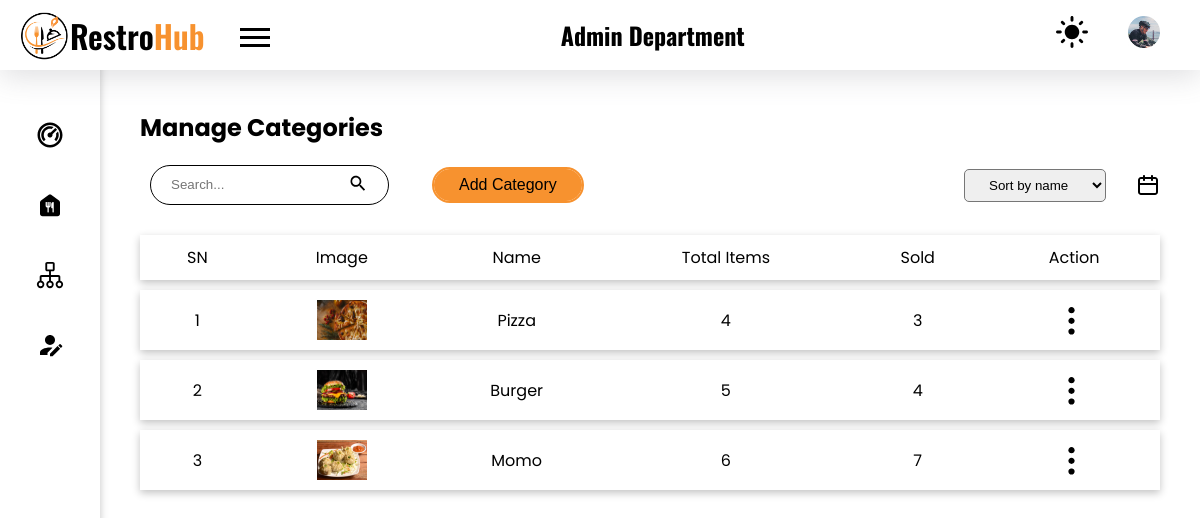
Screenshot of /admin/categories.php (signed in) with the database file from the repository.
### tables this page shows
CREATE TABLE `category` (
  `cat_id` int(11) NOT NULL,
  `image` varchar(100) NOT NULL,
  `cat_name` varchar(50) NOT NULL
);

### admin/categories.php (the view, shortened to what this page needs)
<!DOCTYPE html>
<html lang="en">
<head>
    <link rel="stylesheet" href="../styles/style.css">
</head>
<body>
    <?php
    require("./components/header.php");
    require("./components/sidebar.php");
    ?>
    <main class="admin_dashboard_body">
        <section class="dashboard_inner-head flex items-center">
            <h2>Manage Categories</h2>
        </section>
        <div class="flex items-center mt-20">
            <div class="flex items-center">
                <form action="./backend/category/search.php" method="post" class="search_form border-curve-lg">
                    <div class="flex items-center">
                        <input type="search" placeholder="Search..." class="no_outline search_category" name="search-category" id="search-category">
                        <button type="submit" class="no_bg no_outline"><img src="../images/ic_search.svg" alt="search icon"></button>
                    </div>
                </form>
                <button class="button ml-35 border-curve-lg popper-btn">Add Category</button>
            </div>
            <div class="filter flex items-center">
                <form action="./backend/category/filter.php" method="post" class="filter-form">
                    <select name="cat-filter" class="p_7-20 border-curve" id="cat-filter">
                        <option value="name" <?php if(isset($_SESSION['cat-filter']) && $_SESSION['cat-filter'] == "") echo "selected" ?>>Sort by name</option>
                    </select>
                </form>
                <img src="../images/ic_calender.svg" class="filter_by_date popper-btn" alt="filter">
            </div>
        </div>
        <?php
        require("../config.php");
        if (isset($_SESSION['search-category'])) {
            $searchKey = $_SESSION['search-category'];
            $sql = "select * from category where cat_name like '$searchKey%' order by cat_id desc";
            unset($_SESSION['search-category']);
        } else {
            $sql = "select * from category order by cat_id desc";
        }
        $res = mysqli_query($conn, $sql);
        ?>
        <?php
        if (mysqli_num_rows($res) > 0) {
        ?>
            <table class="mt-20">
                <tr class="shadow">
                    <th>SN</th>
                    <th>Image</th>
                    <th>Name</th>
                    <th>Total Items</th>
                    <th>Sold</th>
                    <th>Action</th>
                </tr>
                <?php
                $i = 0;
                while ($data = mysqli_fetch_assoc($res)) {
                    $i++;
                    $cat_id = $data['cat_id'];
                    $sql_total_cat = "select count(*) as total from food where category = $cat_id";
                    $res_total_cat = mysqli_query($conn, $sql_total_cat);
                    $total_cat = mysqli_fetch_assoc($res_total_cat)['total'];
                    $sql_fetch_order_id_from_cat_id = "select id from orders where f_id in (select f_id from food where category = $cat_id)";
                    $res_fetch_order_id_from_cat_id = mysqli_query($conn, $sql_fetch_order_id_from_cat_id);
                    $total_sold = 0;
                    while($row = mysqli_fetch_assoc($res_fetch_order_id_from_cat_id)){
                        $order_id = $row['id'];
                        $sql_total_sold = "select (count(*)*orders.qty) as total from orders inner join aos on orders.id = aos.order_id where aos.order_id = $order_id and aos.status = 'delivered'";
                        $res_total_sold = mysqli_query($conn, $sql_total_sold) or die(mysqli_error($conn));
                        $total_sold_data = mysqli_fetch_assoc($res_total_sold);
                        $total_sold += $total_sold_data['total'];
                    }
                ?>
                    <tr class="shadow">
                        <td> <?php echo $i; ?> </td>
                        <td>
                            <img src="../uploads/category/<?php echo $data["image"]; ?>" alt="food image" class="table_food-img">
                        </td>
                        <td> <?php echo $data["cat_name"]; ?> </td>
                        <td><?php echo $total_cat; ?></td>
                        <td><?php echo $total_sold; ?></td>
                        <td class="table_action_container">
                            <button class="no_bg no_outline table_option-menu">
                                <img src="../images/ic_options.svg" alt="options menu">
                            </button>
                        </td>
                    </tr>
                <?php } ?>
            </table>
        <?php
        } else {
        ?>
            <p class="mt-20 text-center">
            <?php
            echo "No data found";
        }
            ?>
    </main>
</body>
</html>

### styles/style.css (style rules this page uses)
:root { --black: #000000; --gray: #afafaf; --light-gray: #f3f3f3; --primary-color: #F7922F; --trans-black: #00000030; --very-trans-black: #00000020; --trans-green: #DCFFD380; --trans-green-text: #30B900; --trans-yellow: #fafd3e67; --trans-yellow-text: #46500C; --trans-purple: #FFA0FB66; --trans-purple-text: #A500F3; --trans-primary: #F7922F50; --trans-red: #FFD6D6; --trans-red-text: #934747; --white: #ffffff; }
* { margin: 0; padding: 0; box-sizing: border-box; list-style: none; text-decoration: none; color: var(--black); }
.no_outline { outline: none; border: none; }
.no_bg { background-color: transparent; }
body { background-color: var(--white); }
a, button, a>*, button>*, input[type="submit"], .menu__for-sidebar, .menu__for-sidebar>*, .admin_profile_image, .date_filter_close, .popper-btn, .pointer { cursor: pointer; }
.shadow { box-shadow: rgba(0, 0, 0, 0.24) 0px 3px 8px; }
.mt-20 { margin-top: 20px; }
.p_7-20 { padding: 7px 20px; }
.ml-35 { margin-left: 35px; }
.border-curve { border-radius: 5px; }
.border-curve-lg { border-radius: 25px; }
.flex { display: flex; align-items: flex-start; justify-content: space-between; flex-direction: row; }
.items-center { align-items: center; }
body, .body-text { font-family: 'Poppins', sans-serif; }
.button { background-color: var(--primary-color); padding: 7px 25px; font-size: 1rem; min-width: fit-content; border: none !important; vertical-align: middle; outline: 2px solid var(--primary-color); }
.search_form { border: 2px solid var(--black); height: 40px; margin: 0 10px; padding: 3px 5px; }
.admin_dashboard_body { padding: 40px 40px 40px 140px; max-width: 1440px; }
.filter-form { margin-right: 30px; }
.table_action_container { position: relative; }
.search_form { border: 1px solid var(--black); padding: 7px 20px; transition: 0.3s; }
.search_form div img { width: 20px; }
table { border-collapse: separate; border-spacing: 0 10px; text-align: center; width: 100%; }
table th { font-weight: normal; }
table tr { background-color: var(--white); }
table tr td, table tr th { padding: 10px 20px; width: fit-content; }
.table_food-img { width: 50px; height: 40px; vertical-align: middle; }
.table_option-menu { transform: rotate(90deg); cursor: pointer; height: 35px; vertical-align: middle; }
h2 { font-size: 24px; }

### rows the page displays
category: image (picture), cat_name "Pizza", total_cat "4", total_sold "3"
category: image (picture), cat_name "Burger", total_cat "5", total_sold "4"
category: image (picture), cat_name "Momo", total_cat "6", total_sold "7"
